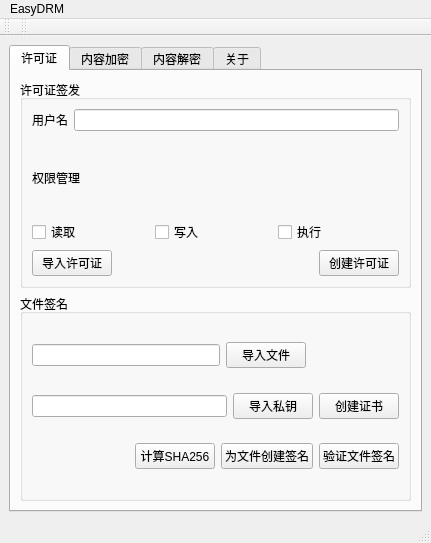
<?xml version="1.0" encoding="UTF-8"?>
<ui version="4.0">
 <class>MainWindow</class>
 <widget class="QMainWindow" name="MainWindow">
  <property name="geometry">
   <rect>
    <x>0</x>
    <y>0</y>
    <width>431</width>
    <height>543</height>
   </rect>
  </property>
  <property name="windowTitle">
   <string>MainWindow</string>
  </property>
  <widget class="QWidget" name="centralwidget">
   <property name="sizePolicy">
    <sizepolicy hsizetype="Maximum" vsizetype="Maximum">
     <horstretch>0</horstretch>
     <verstretch>0</verstretch>
    </sizepolicy>
   </property>
   <layout class="QVBoxLayout" name="verticalLayout">
    <item>
     <widget class="QTabWidget" name="tabWidget">
      <property name="toolTipDuration">
       <number>-3</number>
      </property>
      <property name="currentIndex">
       <number>0</number>
      </property>
      <widget class="QWidget" name="tab">
       <attribute name="title">
        <string>许可证</string>
       </attribute>
       <layout class="QVBoxLayout" name="verticalLayout_16">
        <item>
         <widget class="QGroupBox" name="groupBox_2">
          <property name="title">
           <string>许可证签发</string>
          </property>
          <layout class="QVBoxLayout" name="verticalLayout_14">
           <item>
            <layout class="QHBoxLayout" name="horizontalLayout_7">
             <item>
              <widget class="QLabel" name="label_12">
               <property name="text">
                <string>用户名</string>
               </property>
              </widget>
             </item>
             <item>
              <widget class="QLineEdit" name="lineEdit_5"/>
             </item>
            </layout>
           </item>
           <item>
            <layout class="QVBoxLayout" name="verticalLayout_13">
             <property name="spacing">
              <number>2</number>
             </property>
             <item>
              <widget class="QLabel" name="label_13">
               <property name="text">
                <string>权限管理</string>
               </property>
              </widget>
             </item>
             <item>
              <layout class="QHBoxLayout" name="horizontalLayout_8">
               <item>
                <widget class="QCheckBox" name="checkBox">
                 <property name="text">
                  <string>读取</string>
                 </property>
                </widget>
               </item>
               <item>
                <widget class="QCheckBox" name="checkBox_2">
                 <property name="text">
                  <string>写入</string>
                 </property>
                </widget>
               </item>
               <item>
                <widget class="QCheckBox" name="checkBox_3">
                 <property name="text">
                  <string>执行</string>
                 </property>
                </widget>
               </item>
              </layout>
             </item>
            </layout>
           </item>
           <item>
            <layout class="QHBoxLayout" name="horizontalLayout_9">
             <item>
              <widget class="QPushButton" name="pushButton_10">
               <property name="text">
                <string>导入许可证</string>
               </property>
              </widget>
             </item>
             <item>
              <spacer name="horizontalSpacer_2">
               <property name="orientation">
                <enum>Qt::Orientation::Horizontal</enum>
               </property>
               <property name="sizeHint" stdset="0">
                <size>
                 <width>40</width>
                 <height>20</height>
                </size>
               </property>
              </spacer>
             </item>
             <item>
              <widget class="QPushButton" name="pushButton_11">
               <property name="text">
                <string>创建许可证</string>
               </property>
              </widget>
             </item>
            </layout>
           </item>
          </layout>
         </widget>
        </item>
        <item>
         <widget class="QGroupBox" name="groupBox">
          <property name="title">
           <string>文件签名</string>
          </property>
          <layout class="QVBoxLayout" name="verticalLayout_15">
           <item>
            <layout class="QHBoxLayout" name="horizontalLayout_10">
             <item>
              <widget class="QLineEdit" name="lineEdit_7"/>
             </item>
             <item>
              <widget class="QPushButton" name="pushButton_13">
               <property name="text">
                <string>导入文件</string>
               </property>
              </widget>
             </item>
             <item>
              <spacer name="horizontalSpacer_3">
               <property name="orientation">
                <enum>Qt::Orientation::Horizontal</enum>
               </property>
               <property name="sizeType">
                <enum>QSizePolicy::Policy::Fixed</enum>
               </property>
               <property name="sizeHint" stdset="0">
                <size>
                 <width>93</width>
                 <height>28</height>
                </size>
               </property>
              </spacer>
             </item>
            </layout>
           </item>
           <item>
            <layout class="QHBoxLayout" name="horizontalLayout_11">
             <item>
              <widget class="QLineEdit" name="lineEdit_6"/>
             </item>
             <item>
              <widget class="QPushButton" name="pushButton_12">
               <property name="text">
                <string>导入私钥</string>
               </property>
              </widget>
             </item>
             <item>
              <widget class="QPushButton" name="pushButton_14">
               <property name="text">
                <string>创建证书</string>
               </property>
              </widget>
             </item>
            </layout>
           </item>
           <item>
            <layout class="QHBoxLayout" name="horizontalLayout_12">
             <item>
              <spacer name="horizontalSpacer_4">
               <property name="orientation">
                <enum>Qt::Orientation::Horizontal</enum>
               </property>
               <property name="sizeHint" stdset="0">
                <size>
                 <width>40</width>
                 <height>20</height>
                </size>
               </property>
              </spacer>
             </item>
             <item>
              <widget class="QPushButton" name="pushButton_17">
               <property name="text">
                <string>计算SHA256</string>
               </property>
              </widget>
             </item>
             <item>
              <widget class="QPushButton" name="pushButton_15">
               <property name="text">
                <string>为文件创建签名</string>
               </property>
              </widget>
             </item>
             <item>
              <widget class="QPushButton" name="pushButton_16">
               <property name="text">
                <string>验证文件签名</string>
               </property>
              </widget>
             </item>
            </layout>
           </item>
          </layout>
         </widget>
        </item>
       </layout>
      </widget>
      <widget class="QWidget" name="tab_2">
       <attribute name="title">
        <string>内容加密</string>
       </attribute>
       <layout class="QVBoxLayout" name="verticalLayout_7">
        <item>
         <layout class="QVBoxLayout" name="verticalLayout_5">
          <item>
           <widget class="QLabel" name="label_4">
            <property name="text">
             <string>选择要加密的文件</string>
            </property>
           </widget>
          </item>
          <item>
           <widget class="QPushButton" name="pushButton">
            <property name="sizePolicy">
             <sizepolicy hsizetype="Minimum" vsizetype="Fixed">
              <horstretch>0</horstretch>
              <verstretch>0</verstretch>
             </sizepolicy>
            </property>
            <property name="minimumSize">
             <size>
              <width>0</width>
              <height>100</height>
             </size>
            </property>
            <property name="text">
             <string>选择文件</string>
            </property>
           </widget>
          </item>
         </layout>
        </item>
        <item>
         <layout class="QVBoxLayout" name="verticalLayout_6">
          <item>
           <widget class="QLabel" name="label_5">
            <property name="text">
             <string>加密文件存放位置</string>
            </property>
           </widget>
          </item>
          <item>
           <layout class="QHBoxLayout" name="horizontalLayout_3">
            <item>
             <widget class="QLineEdit" name="lineEdit"/>
            </item>
            <item>
             <widget class="QPushButton" name="pushButton_5">
              <property name="text">
               <string>浏览</string>
              </property>
             </widget>
            </item>
           </layout>
          </item>
         </layout>
        </item>
        <item>
         <layout class="QHBoxLayout" name="horizontalLayout_2">
          <item>
           <layout class="QVBoxLayout" name="verticalLayout_4">
            <property name="sizeConstraint">
             <enum>QLayout::SizeConstraint::SetDefaultConstraint</enum>
            </property>
            <item>
             <widget class="QLabel" name="label_6">
              <property name="sizePolicy">
               <sizepolicy hsizetype="Preferred" vsizetype="Fixed">
                <horstretch>0</horstretch>
                <verstretch>0</verstretch>
               </sizepolicy>
              </property>
              <property name="text">
               <string>加密算法</string>
              </property>
             </widget>
            </item>
            <item>
             <widget class="QComboBox" name="comboBox">
              <property name="sizePolicy">
               <sizepolicy hsizetype="Fixed" vsizetype="Fixed">
                <horstretch>0</horstretch>
                <verstretch>0</verstretch>
               </sizepolicy>
              </property>
              <property name="minimumSize">
               <size>
                <width>150</width>
                <height>0</height>
               </size>
              </property>
              <item>
               <property name="text">
                <string>AES-256</string>
               </property>
              </item>
              <item>
               <property name="text">
                <string>AES-128</string>
               </property>
              </item>
              <item>
               <property name="text">
                <string>RSA</string>
               </property>
              </item>
             </widget>
            </item>
           </layout>
          </item>
          <item>
           <layout class="QVBoxLayout" name="verticalLayout_3">
            <item>
             <widget class="QLabel" name="label_7">
              <property name="sizePolicy">
               <sizepolicy hsizetype="Preferred" vsizetype="Fixed">
                <horstretch>0</horstretch>
                <verstretch>0</verstretch>
               </sizepolicy>
              </property>
              <property name="text">
               <string>生成的密钥</string>
              </property>
             </widget>
            </item>
            <item>
             <layout class="QHBoxLayout" name="horizontalLayout_13">
              <item>
               <widget class="QLineEdit" name="lineEdit_2"/>
              </item>
              <item>
               <widget class="QPushButton" name="pushButton_6">
                <property name="text">
                 <string>另存为</string>
                </property>
               </widget>
              </item>
             </layout>
            </item>
           </layout>
          </item>
         </layout>
        </item>
        <item>
         <layout class="QHBoxLayout" name="horizontalLayout">
          <property name="spacing">
           <number>20</number>
          </property>
          <item>
           <widget class="QPushButton" name="pushButton_4">
            <property name="text">
             <string>生成密钥</string>
            </property>
           </widget>
          </item>
          <item>
           <widget class="QPushButton" name="pushButton_3">
            <property name="text">
             <string>复制密钥</string>
            </property>
           </widget>
          </item>
          <item>
           <widget class="QPushButton" name="pushButton_2">
            <property name="text">
             <string>加密</string>
            </property>
           </widget>
          </item>
         </layout>
        </item>
       </layout>
      </widget>
      <widget class="QWidget" name="tab_3">
       <attribute name="title">
        <string>内容解密</string>
       </attribute>
       <layout class="QVBoxLayout" name="verticalLayout_11">
        <item>
         <layout class="QVBoxLayout" name="verticalLayout_12">
          <item>
           <widget class="QLabel" name="label_8">
            <property name="text">
             <string>选择要解密的文件</string>
            </property>
           </widget>
          </item>
          <item>
           <widget class="QPushButton" name="pushButton_7">
            <property name="minimumSize">
             <size>
              <width>0</width>
              <height>100</height>
             </size>
            </property>
            <property name="text">
             <string>打开文件</string>
            </property>
           </widget>
          </item>
         </layout>
        </item>
        <item>
         <layout class="QVBoxLayout" name="verticalLayout_9">
          <item>
           <widget class="QLabel" name="label_10">
            <property name="text">
             <string>解密文件存放位置</string>
            </property>
           </widget>
          </item>
          <item>
           <layout class="QHBoxLayout" name="horizontalLayout_4">
            <item>
             <widget class="QLineEdit" name="lineEdit_3"/>
            </item>
            <item>
             <widget class="QPushButton" name="pushButton_8">
              <property name="text">
               <string>浏览</string>
              </property>
             </widget>
            </item>
           </layout>
          </item>
         </layout>
        </item>
        <item>
         <layout class="QHBoxLayout" name="horizontalLayout_5">
          <item>
           <layout class="QVBoxLayout" name="verticalLayout_8">
            <property name="sizeConstraint">
             <enum>QLayout::SizeConstraint::SetDefaultConstraint</enum>
            </property>
            <item>
             <widget class="QLabel" name="label_9">
              <property name="sizePolicy">
               <sizepolicy hsizetype="Preferred" vsizetype="Fixed">
                <horstretch>0</horstretch>
                <verstretch>0</verstretch>
               </sizepolicy>
              </property>
              <property name="text">
               <string>解密算法</string>
              </property>
             </widget>
            </item>
            <item>
             <widget class="QComboBox" name="comboBox_2">
              <property name="sizePolicy">
               <sizepolicy hsizetype="Fixed" vsizetype="Fixed">
                <horstretch>0</horstretch>
                <verstretch>0</verstretch>
               </sizepolicy>
              </property>
              <property name="minimumSize">
               <size>
                <width>150</width>
                <height>0</height>
               </size>
              </property>
              <item>
               <property name="text">
                <string>AES-256</string>
               </property>
              </item>
              <item>
               <property name="text">
                <string>DES-64</string>
               </property>
              </item>
              <item>
               <property name="text">
                <string>RSA</string>
               </property>
              </item>
             </widget>
            </item>
           </layout>
          </item>
          <item>
           <layout class="QVBoxLayout" name="verticalLayout_10">
            <item>
             <widget class="QLabel" name="label_11">
              <property name="sizePolicy">
               <sizepolicy hsizetype="Preferred" vsizetype="Fixed">
                <horstretch>0</horstretch>
                <verstretch>0</verstretch>
               </sizepolicy>
              </property>
              <property name="text">
               <string>密钥</string>
              </property>
             </widget>
            </item>
            <item>
             <widget class="QLineEdit" name="lineEdit_4"/>
            </item>
           </layout>
          </item>
         </layout>
        </item>
        <item>
         <layout class="QHBoxLayout" name="horizontalLayout_6">
          <item>
           <spacer name="horizontalSpacer">
            <property name="orientation">
             <enum>Qt::Orientation::Horizontal</enum>
            </property>
            <property name="sizeHint" stdset="0">
             <size>
              <width>40</width>
              <height>20</height>
             </size>
            </property>
           </spacer>
          </item>
          <item>
           <widget class="QPushButton" name="pushButton_9">
            <property name="text">
             <string>解密</string>
            </property>
           </widget>
          </item>
         </layout>
        </item>
       </layout>
      </widget>
      <widget class="QWidget" name="tab_4">
       <attribute name="title">
        <string>关于</string>
       </attribute>
       <layout class="QVBoxLayout" name="verticalLayout_2">
        <item>
         <widget class="QLabel" name="label">
          <property name="text">
           <string>&lt;html&gt;&lt;head/&gt;&lt;body&gt;&lt;p&gt;&lt;span style=&quot; font-size:14pt; font-weight:700;&quot;&gt;EasyDRM v1.0&lt;/span&gt;&lt;/p&gt;&lt;p&gt;&lt;span style=&quot; font-size:10pt;&quot;&gt;该应用分为三个模块：【许可证】、【内容加密】、【内容解密】&lt;/span&gt;&lt;/p&gt;&lt;p&gt;&lt;span style=&quot; font-size:10pt;&quot;&gt;在【许可证】模块，你可以为自己创建一个许可证，或是导入许可证查看权限；此外，你还可以通过私钥来对文件创建签名，或是检查签名是否由该文件创建。&lt;/span&gt;&lt;/p&gt;&lt;p&gt;&lt;span style=&quot; font-size:10pt;&quot;&gt;在【内容加密】模块，你可以导入任意文件，通过不同的加密算法来对文件进行加密，其保管好密钥。&lt;/span&gt;&lt;/p&gt;&lt;p&gt;&lt;span style=&quot; font-size:10pt;&quot;&gt;在【内容解密】模块，你可以通过密钥来解密加密好的文件。请注意，密钥错误会导致解密文件无法打开。&lt;/span&gt;&lt;/p&gt;&lt;/body&gt;&lt;/html&gt;</string>
          </property>
          <property name="wordWrap">
           <bool>true</bool>
          </property>
         </widget>
        </item>
        <item>
         <widget class="QLabel" name="label_2">
          <property name="text">
           <string>该软件作为媒体安全技术的结课作业使用。</string>
          </property>
         </widget>
        </item>
        <item>
         <widget class="QLabel" name="label_3">
          <property name="text">
           <string>主要应用工具为OpenSSL。</string>
          </property>
         </widget>
        </item>
       </layout>
      </widget>
     </widget>
    </item>
   </layout>
  </widget>
  <widget class="QMenuBar" name="menubar">
   <property name="geometry">
    <rect>
     <x>0</x>
     <y>0</y>
     <width>431</width>
     <height>33</height>
    </rect>
   </property>
   <widget class="QMenu" name="menuEasyDRM">
    <property name="title">
     <string>EasyDRM</string>
    </property>
    <addaction name="actionAbout"/>
   </widget>
   <addaction name="menuEasyDRM"/>
  </widget>
  <widget class="QStatusBar" name="statusBar"/>
  <widget class="QToolBar" name="toolBar">
   <property name="windowTitle">
    <string>toolBar</string>
   </property>
   <attribute name="toolBarArea">
    <enum>TopToolBarArea</enum>
   </attribute>
   <attribute name="toolBarBreak">
    <bool>false</bool>
   </attribute>
  </widget>
  <widget class="QToolBar" name="toolBar_2">
   <property name="windowTitle">
    <string>toolBar_2</string>
   </property>
   <attribute name="toolBarArea">
    <enum>TopToolBarArea</enum>
   </attribute>
   <attribute name="toolBarBreak">
    <bool>false</bool>
   </attribute>
  </widget>
  <action name="actionAbout">
   <property name="text">
    <string>关于</string>
   </property>
  </action>
 </widget>
 <resources/>
 <connections/>
</ui>
